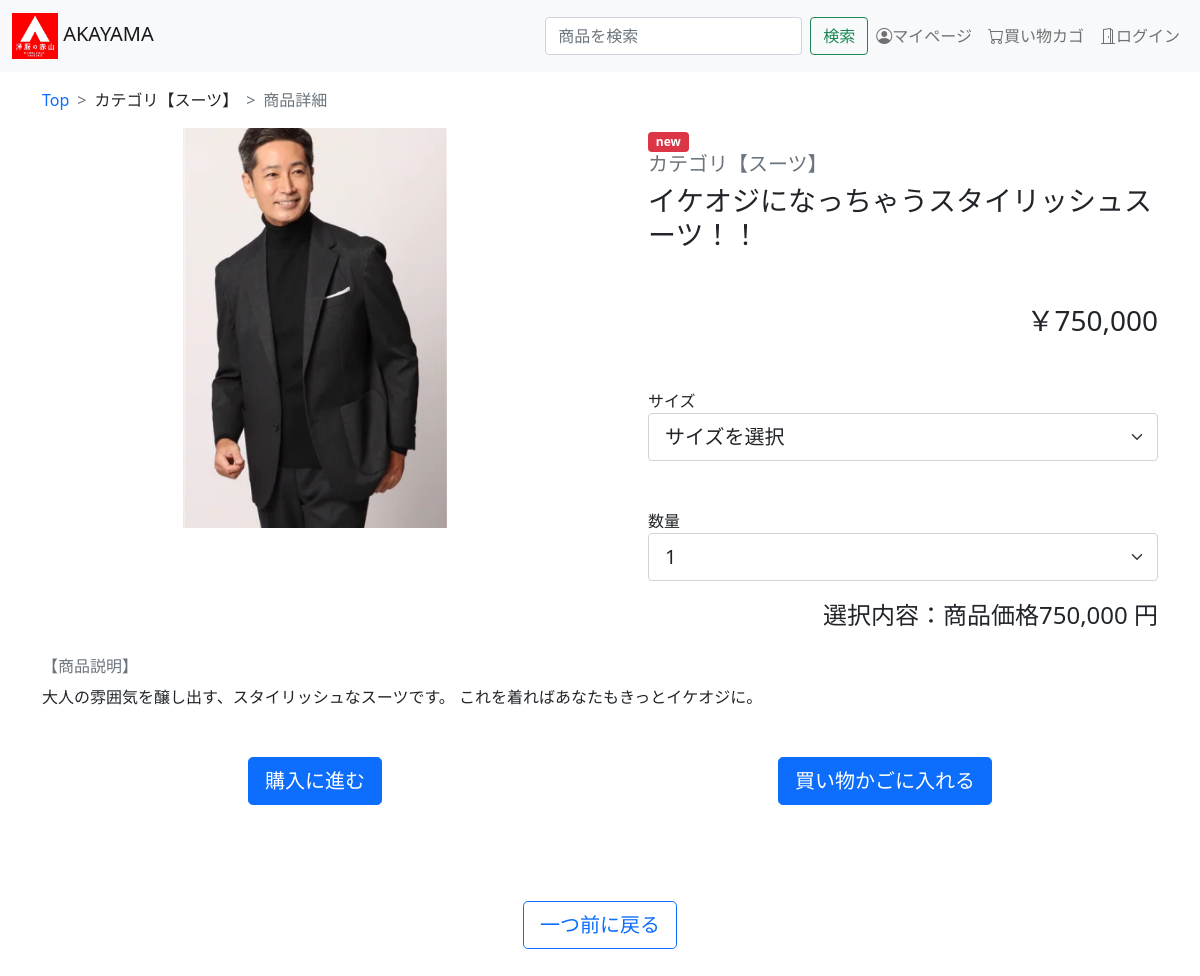
/item_detail.php?itemid=5, run on the app's committed database.
### tables this page shows
CREATE TABLE item (
    item_id INT AUTO_INCREMENT NOT NULL,
    category_id INT NOT NULL,
    item_image VARCHAR(50) NOT NULL,
    item_name VARCHAR(50) NOT NULL,
    item_description VARCHAR(300) NOT NULL,
    item_color VARCHAR(10) NOT NULL,
    item_price INT NOT NULL,
    item_size VARCHAR(191) NOT NULL,
    is_sale BOOLEAN NOT NULL,
    item_sale_price INT NOT NULL,
    item_registration_date DATE NOT NULL,
    PRIMARY KEY(item_id),
    FOREIGN KEY(category_id) REFERENCES category(category_id)

);

CREATE TABLE category(
    category_id INT AUTO_INCREMENT NOT NULL,
    category_name VARCHAR(50) NOT NULL,
    PRIMARY KEY(category_id)
);

### DBManager.php (called while the page is built, shortened)
<?php
    class DBManager{
        private function dbConnect(){
            $pdo = new PDO('mysql:host=localhost;dbname=dev;charset=utf8','webuser', 'abccsd2');
            return $pdo;
        }
        public function getItemById($id){
            $pdo = $this->dbConnect();
            $sql = "SELECT * FROM item AS I INNER JOIN category AS C ON I.category_id = C.category_id WHERE item_id = ?";
            $ps = $pdo->prepare($sql);
            $ps->bindValue(1,$id,PDO::PARAM_INT);
            $ps->execute();
            $result = $ps->fetch();
            return $result;
        }
    }
?>

### item_detail.php (the view, shortened to what this page needs)
<!DOCTYPE html>
<html lang="ja">
<head>
    <link href="https://cdn.jsdelivr.net/npm/bootstrap@5.0.2/dist/css/bootstrap.min.css" rel="stylesheet">
    <link rel="stylesheet" href="https://cdn.jsdelivr.net/npm/bootstrap-icons@1.8.0/font/bootstrap-icons.css">
    <link rel="stylesheet" href="./css/style.css">
</head>
<body class="my-3" onload="initPopover()">
    <?php include "header.php"; ?>
    <?php
        require_once "DBManager.php";
        if(isset($_GET['itemid'])){
            $itemId = $_GET['itemid'];
        }else{
            header('Location: index.php');
            exit("パラメーターが設定されていません");
        }
        try {
            $dbm = new DBManager();
            $item = $dbm->getItemById($itemId);
        } catch (Exception $ex) {
            echo $ex->getMessage();
            echo '<br><a href="javascript:history.back()">戻る</a>';
            exit();
        }
    ?>
    <div class="container">
    <form action="./addcart.php" method="post">
        <nav style="--bs-breadcrumb-divider: '>';" aria-label="breadcrumb">
            <ol class="breadcrumb">
                <li class="breadcrumb-item"><a href="./index.php">Top</a></li>
                <li class="breadcrumb-item">カテゴリ【<?php echo $item['category_name']; ?>】</li>
                <li class="breadcrumb-item active" aria-current="page">商品詳細</li>
            </ol>
        </nav>
        <div class="row gy-3">
            <div class="col-12 col-md-6">
                <img src=<?php echo $item['item_image'];?> alt="" width="100%" style="max-height:400px;object-fit:contain;">
            </div>
            <div class="col-12 col-md-6 ps-md-5">
                <?php
                    if(strtotime(date("Y-m-d")) -strtotime( $item['item_registration_date'])  <= 2592000){
                        echo '<span class="badge bg-danger">new</span>';
                    }
                ?>
                <h5 class="text-muted text-start">カテゴリ【<?php echo $item['category_name']; ?>】</h5>
                <h3><?php echo $item['item_name']; ?></h3>
                <p class="my-5 fs-3 text-end">￥<span class="fs-3" id="price"><?php echo number_format($item['item_price']); ?></span></p>
                <div class="text-start my-4">
                    <label for="size">サイズ</label>
                    <select class="form-select form-select-lg" name="size">
                            <option value="" selected>サイズを選択</option>
                    </select>
                </div>
                <div class="text-start mt-5">
                    <label for="suryo">数量</label>
                    <select class="form-select form-select-lg" onchange="calcPrice()" id="suryo" name="suryo">
                        <option value="1" selected>1</option>
                    </select>
                </div>
            </div>
        </div>
        <p class="text-end fs-4  my-3">選択内容：商品価格<span id="sum"><?php echo number_format($item['item_price']) ?> </span>円</p>
        <h6 class="text-muted mt-4">【商品説明】</h3>
            <p class="m-0">
                <?php echo $item['item_description']; ?>
            </p>
        <div class="row gy-4 mt-4">
            <div class="col-12 col-md-6 text-center mb-3">
                <a href="./cart.php" class="btn btn-lg btn-primary">購入に進む</a>
            </div>
            <div class="col-12 col-md-6 text-center mb-5">
                <button type="submit" tabindex="0" class="btn btn-lg btn-primary" role="button" data-bs-toggle="popover" data-bs-trigger="focus" data-bs-placement="bottom" data-bs-content="買い物かごに入れました">買い物かごに入れる</button>
            </div>
            <div class="col-12 text-center my-5">
                <button type="button" class="btn btn-lg btn-outline-primary" onclick="history.back()">一つ前に戻る</button>
            </div>
        </div>
    </form>
    </div>
</body>
</html>

### css/style.css (style rules this page uses)
body { padding-top: 72px; }
a { text-decoration: none; }

### data on the page
item: category.category_name "スーツ", item_image (picture), item_name "イケオジになっちゃうスタイリッシュスーツ！！", item_price "750,000", item_description "大人の雰囲気を醸し出す、スタイリッシュなスーツです。 これを着ればあなたもきっとイケオジに。"
